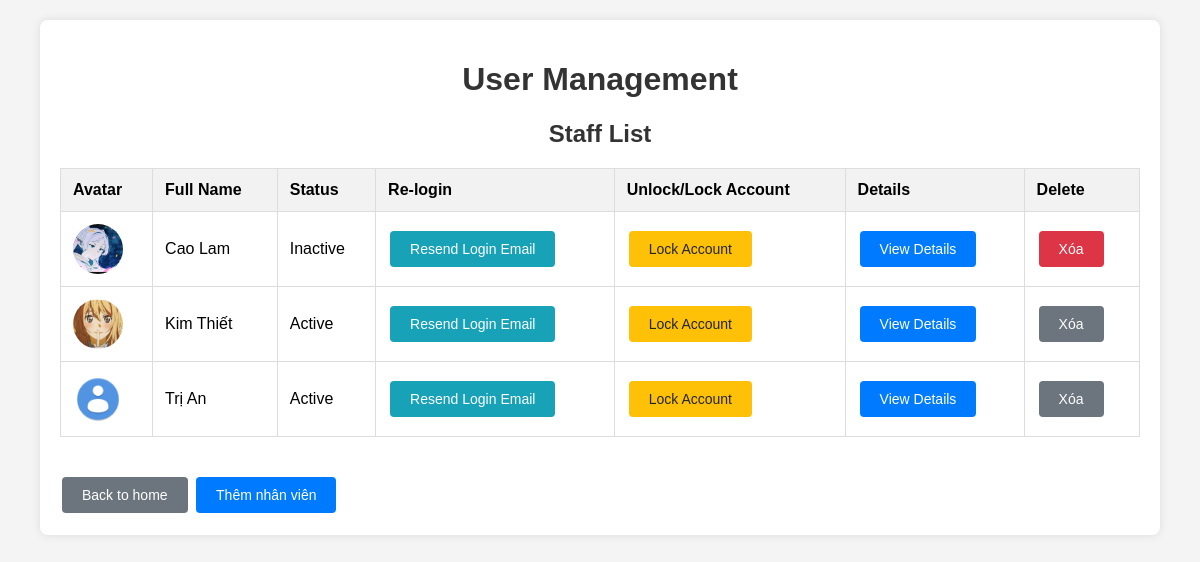
/admin/Account_Management/admin_manage_employee.php, run on the app's committed database.
### tables this page shows
CREATE TABLE `info_page` (
  `id` int(11) NOT NULL,
  `dob` date NOT NULL,
  `phone` varchar(20) NOT NULL,
  `username` varchar(255) NOT NULL,
  `img` varchar(255) NOT NULL
);

CREATE TABLE `account` (
  `username` varchar(255) NOT NULL,
  `firstname` varchar(255) NOT NULL,
  `lastname` varchar(255) NOT NULL,
  `email` varchar(255) NOT NULL,
  `password` varchar(255) NOT NULL,
  `role` enum('admin','employee') NOT NULL DEFAULT 'employee',
  `activated` bit(1) DEFAULT b'0',
  `locked` bit(1) NOT NULL DEFAULT b'0',
  `activate_token` varchar(255) DEFAULT NULL,
  `created_at` int(11) DEFAULT NULL
);

### admin/Account_Management/admin_manage_employee.php (the view, shortened to what this page needs)
<?php
$conn = open_database();
$sql = "SELECT acc.*, info.dob, info.phone, info.img
        FROM account AS acc
        LEFT JOIN info_page AS info ON acc.username = info.username
        WHERE acc.role = 'employee'";
$result = $conn->query($sql);
$employees = [];
if ($result->num_rows > 0) {
    while ($row = $result->fetch_assoc()) {
        $employees[] = $row;
    }
}
?>
<!DOCTYPE html>
<html lang="en">
<head>
</head>
<body>
    <div class="container">
        <h1>User Management</h1>
        <div class="row">
            <div class="col-md-12">
                <h2>Staff List</h2>
                <table class="table">
                    <thead>
                        <tr>
                            <th>Avatar</th>
                            <th>Full Name</th>
                            <th>Status</th>
                            <th>Re-login</th>
                            <th>Unlock/Lock Account</th>
                            <th>Details</th>
                            <th>Delete</th>
                        </tr>
                    </thead>
                    <tbody>
                        <?php foreach ($employees as $employee) : ?>
                            <tr>
                                <td>
                                    <img style="width: 50px; height: 50px;" class="profile-img" src="<?php echo $employee['img'] != null ? $employee['img'] : 'uploads/avatar_default.png'; ?>" alt="Ảnh Đại Diện" />
                                </td>
                                <td><?php echo $employee['firstname'] . ' ' . $employee['lastname']; ?></td>
                                <td>
                                    <?php if ($employee['activated'] == 0) : ?>
                                        Inactive
                                    <?php elseif ($employee['locked'] == 1) : ?>
                                        Locked
                                    <?php else : ?>
                                        Active
                                    <?php endif; ?>
                                </td>
                                <td>
                                    <a href="resend_login_email.php?username=<?php echo $employee['username']; ?>" class="btn btn-info">Resend Login Email</a>
                                </td>
                                <td>
                                    <?php if ($employee['locked'] == 1) : ?>
                                        <a href="lock_unlock_emp.php?username=<?php echo $employee['username']; ?>" class="btn btn-success">Unlock Account</a>
                                    <?php else : ?>
                                        <a href="lock_unlock_emp.php?username=<?php echo $employee['username']; ?>" class="btn btn-warning">Lock Account</a>
                                    <?php endif; ?>
                                </td>
                                <td>
                                    <a href="details_employee.php?username=<?php echo $employee['username']; ?>" class="btn btn-primary">View Details</a>
                                </td>
                                <td>
                                    <?php if ($employee['activated'] == 0) : ?>
                                        <a href="delete_employee.php?username=<?php echo $employee['username']; ?>" class="btn btn-danger">Xóa</a>
                                    <?php else : ?>
                                        <span class="btn btn-secondary disabled">Xóa</span>
                                    <?php endif; ?>
                                </td>
                            </tr>
                        <?php endforeach; ?>
                    </tbody>
                </table>
            </div>
        </div>
        <br>
        <a href="../index.php" class="btn btn-secondary">Back to home</a>
        <a href="register_Admin.php" class="btn btn-primary">Thêm nhân viên</a>
    </div>
</body>
</html>

### admin/Account_Management/admin_manage_employee.php (style rules this page uses)
body { font-family: Arial, sans-serif; background-color: #f4f4f4; margin: 0; padding: 0; }
.container { width: 90%; max-width: 1200px; margin: 20px auto; background-color: #fff; padding: 20px; box-shadow: 0 0 10px rgba(0, 0, 0, 0.1); border-radius: 8px; }
h1, h2 { text-align: center; color: #333; }
table { width: 100%; border-collapse: collapse; margin-bottom: 20px; }
table, th, td { border: 1px solid #ddd; }
th, td { padding: 12px; text-align: left; }
th { background-color: #f2f2f2; }
.profile-img { display: block; border-radius: 50%; object-fit: cover; width: 50px; height: 50px; }
.btn { display: inline-block; padding: 10px 20px; font-size: 14px; text-align: center; text-decoration: none; border-radius: 4px; transition: background-color 0.3s ease; margin: 2px; }
.btn-info { background-color: #17a2b8; color: #fff; }
.btn-warning { background-color: #ffc107; color: #212529; }
.btn-primary { background-color: #007bff; color: #fff; }
.btn-danger { background-color: #dc3545; color: #fff; }
.btn-secondary { background-color: #6c757d; color: #fff; }

### data on the page
info_page: img (picture), username.firstname "Cao", username.lastname "Lam", shows "Inactive"
info_page: img (picture), username.firstname "Kim", username.lastname "Thiết", shows "Active", shows "Xóa"
info_page: username.firstname "Trị", username.lastname "An", shows "Active", shows "Xóa"
